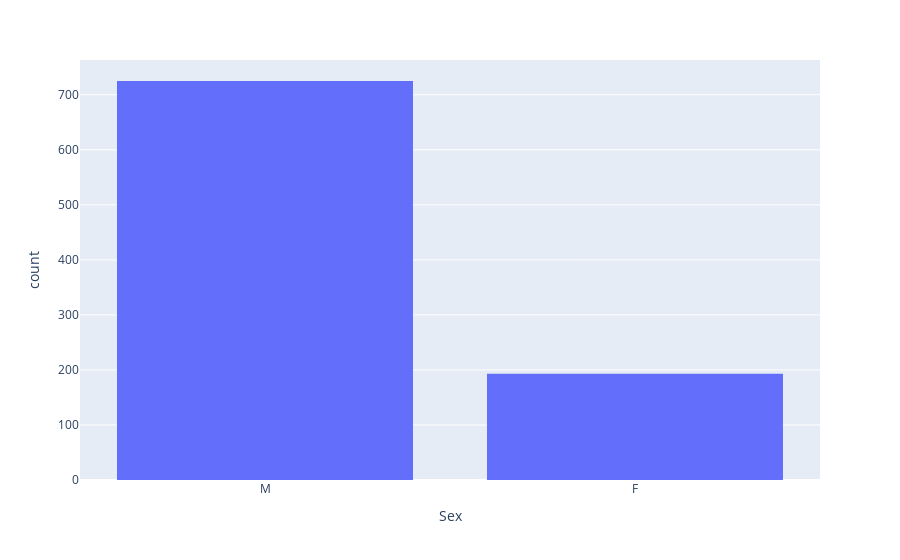

The notebook cell saved with this chart:
### Code cell
sex = px.histogram(df, x='Sex')
sex.show()

### Figure 1 — Plotly figure (JSON) as saved in the notebook; plotly's stock layout.template omitted (floating-point values rounded to 4 significant figures; data arrays with more than 128 entries replaced by an {"elided": "..."} marker saying what was removed)
{"data": [{"alignmentgroup": "True", "bingroup": "x", "hovertemplate": "Sex=%{x}<br>count=%{y}<extra></extra>", "legendgroup": "", "marker": {"color": "#636efa", "pattern": {"shape": ""}}, "name": "", "offsetgroup": "", "orientation": "v", "showlegend": false, "type": "histogram", "x": {"elided": "918 str values"}, "xaxis": "x", "yaxis": "y"}], "layout": {"barmode": "relative", "legend": {"tracegroupgap": 0}, "margin": {"t": 60}, "xaxis": {"anchor": "y", "domain": [0, 1], "title": {"text": "Sex"}}, "yaxis": {"anchor": "x", "domain": [0, 1], "title": {"text": "count"}}}}
